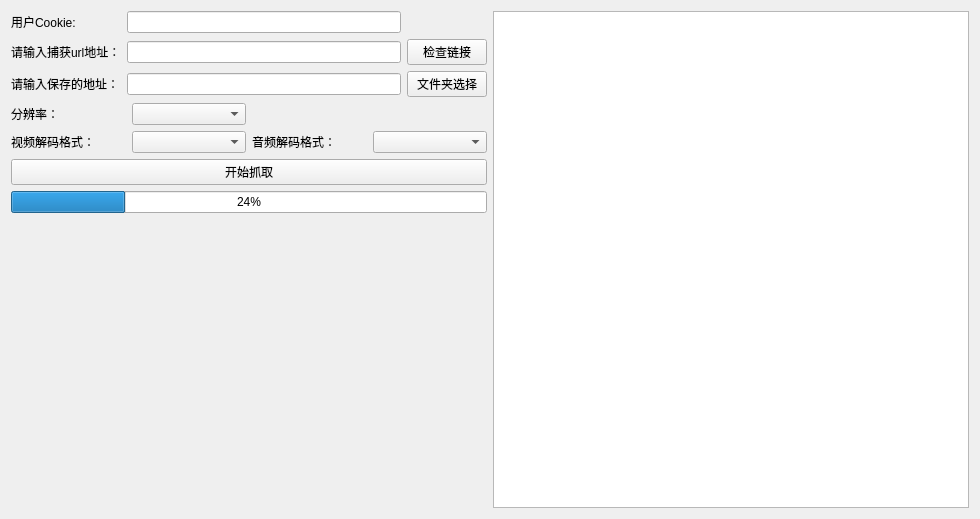
<?xml version="1.0" encoding="UTF-8"?>
<ui version="4.0">
 <class>NetToFileDialog</class>
 <widget class="QWidget" name="NetToFileDialog">
  <property name="geometry">
   <rect>
    <x>0</x>
    <y>0</y>
    <width>980</width>
    <height>519</height>
   </rect>
  </property>
  <property name="windowTitle">
   <string>Form</string>
  </property>
  <layout class="QGridLayout" name="gridLayout_5">
   <item row="0" column="0">
    <layout class="QVBoxLayout" name="verticalLayout">
     <item>
      <layout class="QGridLayout" name="gridLayout">
       <item row="1" column="1">
        <widget class="QLineEdit" name="urlEdit"/>
       </item>
       <item row="2" column="1">
        <widget class="QLineEdit" name="pathEdit"/>
       </item>
       <item row="2" column="0">
        <widget class="QLabel" name="label">
         <property name="text">
          <string>请输入保存的地址：</string>
         </property>
        </widget>
       </item>
       <item row="1" column="2">
        <widget class="QPushButton" name="checkUrlBtn">
         <property name="text">
          <string>检查链接</string>
         </property>
        </widget>
       </item>
       <item row="1" column="0">
        <widget class="QLabel" name="urlLab">
         <property name="text">
          <string>请输入捕获url地址：</string>
         </property>
        </widget>
       </item>
       <item row="2" column="2">
        <widget class="QPushButton" name="saveFileBtn">
         <property name="text">
          <string>文件夹选择</string>
         </property>
        </widget>
       </item>
       <item row="0" column="0">
        <widget class="QLabel" name="label_5">
         <property name="text">
          <string>用户Cookie:</string>
         </property>
        </widget>
       </item>
       <item row="0" column="1">
        <widget class="QLineEdit" name="CookieEdit"/>
       </item>
      </layout>
     </item>
     <item>
      <layout class="QGridLayout" name="gridLayout_4">
       <item row="0" column="0">
        <widget class="QLabel" name="label_2">
         <property name="text">
          <string>分辨率：</string>
         </property>
        </widget>
       </item>
       <item row="1" column="1">
        <widget class="QComboBox" name="cb_video_format"/>
       </item>
       <item row="1" column="0">
        <widget class="QLabel" name="label_4">
         <property name="text">
          <string>视频解码格式：</string>
         </property>
        </widget>
       </item>
       <item row="0" column="1">
        <widget class="QComboBox" name="cb_quality"/>
       </item>
       <item row="1" column="2">
        <widget class="QLabel" name="label_3">
         <property name="text">
          <string>音频解码格式：</string>
         </property>
        </widget>
       </item>
       <item row="1" column="3">
        <widget class="QComboBox" name="cb_audio_format"/>
       </item>
      </layout>
     </item>
     <item>
      <widget class="QPushButton" name="btn_download">
       <property name="text">
        <string>开始抓取</string>
       </property>
      </widget>
     </item>
     <item>
      <widget class="QProgressBar" name="progressBar">
       <property name="value">
        <number>24</number>
       </property>
      </widget>
     </item>
     <item>
      <spacer name="verticalSpacer">
       <property name="orientation">
        <enum>Qt::Orientation::Vertical</enum>
       </property>
       <property name="sizeHint" stdset="0">
        <size>
         <width>20</width>
         <height>40</height>
        </size>
       </property>
      </spacer>
     </item>
    </layout>
   </item>
   <item row="0" column="1">
    <widget class="QListWidget" name="listWidget">
     <property name="isWrapping" stdset="0">
      <bool>true</bool>
     </property>
     <property name="layoutMode">
      <enum>QListView::LayoutMode::SinglePass</enum>
     </property>
    </widget>
   </item>
  </layout>
 </widget>
 <resources/>
 <connections/>
</ui>
